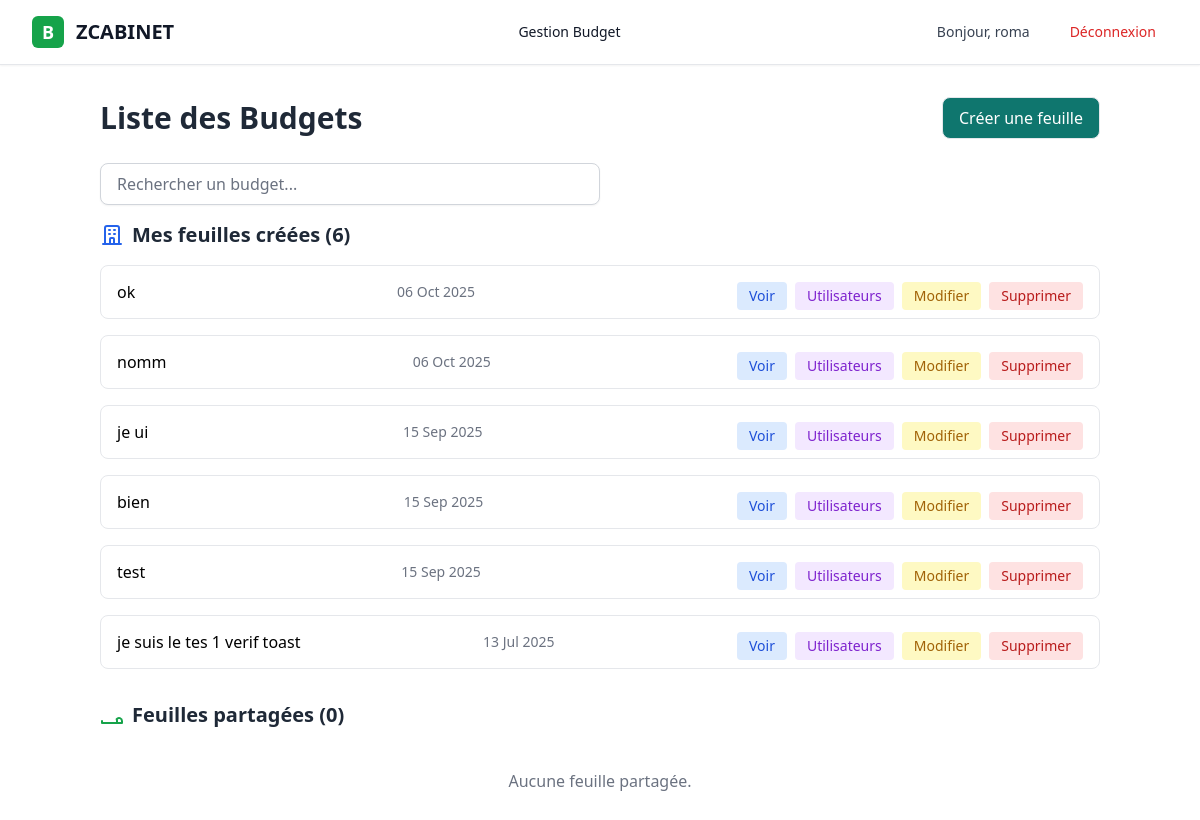
The page /gestions-budget/ (signed in) on the database its author committed.
### gestionbuget/models.py (models this page shows)
class BudgetSheet(models.Model):
    type_currency = (
        ("FCFA", "FCFA"),
        ("USD", "$"),
        ("EUR", "€"),
        ("GBP", "GBP"),
        ("JPY", "JPY"),
        ("CNY", "CNY"),
        ("INR", "INR"),
        ("AUD", "AUD"),
        ("CAD", "CAD"),
        ("CHF", "CHF"),
    )
    pid = models.CharField(max_length=100, unique=True, help_text="Unique identifier for the budget sheet")
    title = models.CharField(max_length=200, unique=True)
    description = models.TextField(blank=True, null=True)
    date_created = models.DateTimeField(auto_now_add=True)
    date_updated = models.DateTimeField(auto_now=True)
    currency = models.CharField(choices=type_currency, default=type_currency[0][0], max_length=10,
                             help_text="Currency type for the budget sheet")
    status = models.BooleanField(default=True)
    user = models.ForeignKey(
        'customuser.Profile',
        on_delete=models.CASCADE,
        related_name='user_budget_sheets'
    )
    class Meta:
        ordering = ['-date_created']
    def __str__(self):
        return self.title

### gestionbuget/views.py (the view)
# urls.py: path('', budget_sheet_list, name='budget_sheet_list'),
@login_required
def budget_sheet_list(request):
    mes_feuilles = request.user.profile.user_budget_sheets.filter(status=True)
    print("Mes feuilles:", mes_feuilles)
    feuilles_partagees_ids = SheetPartener.objects.filter(
        user=request.user.profile
    ).exclude(sheet__user=request.user.profile).values_list('sheet_id', flat=True).distinct()
    feuilles_partagees = BudgetSheet.objects.filter(
        id__in=feuilles_partagees_ids,
        status=True
    )
    print("Feuilles partagées:", feuilles_partagees)
    context = {
        'mes_feuilles': mes_feuilles,
        'feuilles_partagees': feuilles_partagees,
        "form": FormBudgetSheet()
    }
    return render(request, 'gestionbuget/budget_sheet_list.html', context)

### gestionbuget/forms.py
class FormBudgetSheet(forms.ModelForm):
    class Meta:
        model = BudgetSheet
        fields = ["title", "description", "currency"]
        widgets = {
            "title": forms.TextInput(attrs={"class": "mt-1 block w-full border \
                                  border-gray-300 rounded-md shadow-sm focus:ring-blue-500 focus:border-blue-500",
                                            "placeholder": "Entrez le nom du budget", "required": True}),
            "description": forms.Textarea(attrs={"class": "mt-1 block w-full border \
                                  border-gray-300 rounded-md shadow-sm focus:ring-blue-500 focus:border-blue-500", }),
            "currency": forms.Select(attrs={"class": "mt-1 block w-full border \
                                  border-gray-300 rounded-md shadow-sm focus:ring-blue-500 focus:border-blue-500", })
        },

### gestionbuget/templates/gestionbuget/budget_sheet_list.html (shortened to what this page needs)
{% extends "gestionbuget/base.html" %}
{% block content %}
<div x-data="{ search: '', modalOpen: false }"
     @keydown.escape.window="modalOpen = false"
     :class="{ 'z-40': modalOpen }" class="relative w-auto h-auto">
    <div class="max-w-5xl mx-auto py-8 px-3">
        <div class="flex sm:flex-row sm:items-center justify-between items-center mb-6">
            <h1 class="text-lg md:text-3xl font-bold text-gray-800 sm:mb-0">Liste des Budgets</h1>
            <button @click="modalOpen=true" class="px-2 md:px-4 py-2 border rounded-lg bg-teal-700 text-white
            hover:bg-teal-500">Créer une feuille</button>
        </div>
        <div class="mb-4">
            <input
                x-model="search"
                type="text"
                placeholder="Rechercher un budget..."
                class="w-1/2 px-4 py-2 border border-gray-300 rounded-lg shadow-sm focus:outline-none focus:ring-2 focus:ring-blue-400"
            >
        </div>
        <div class="mb-8">
            <h2 class="text-xl font-semibold text-gray-800 mb-4 flex items-center gap-2">
                <svg class="w-6 h-6 text-blue-600" fill="none" stroke="currentColor" viewBox="0 0 24 24">
                    <path stroke-linecap="round" stroke-linejoin="round" stroke-width="2" d="M19 21V5a2 2 0 00-2-2H7a2 2 0 00-2 2v16m14 0h2m-2 0h-5m-9 0H3m2 0h5M9 7h1m-1 4h1m4-4h1m-1 4h1m-5 10v-5a1 1 0 011-1h2a1 1 0 011 1v5m-4 0h4"/>
                </svg>
                Mes feuilles créées ({{ mes_feuilles.count }})
            </h2>
            <div class="grid gap-4" id="list_budget_sheet">
                {% for budget in mes_feuilles %}
                <div x-data="{ modalOpen: false }"
                     @keydown.escape.window="modalOpen = false"
                     :class="{ 'z-40': modalOpen }" class="relative w-auto h-auto">
                    <div class="flex max-sm:flex-col md:justify-between md:items-center border rounded-lg hover:bg-blue-50 transition py-2 gap-1.5 px-4"
                         id="budget-{{ budget.pid }}">
                        <div class="font-medium">{{ budget.title }}</div>
                        <div class="text-sm text-gray-500">{{ budget.date_created|date:"d M Y" }}</div>
                        <div class="mt-2 flex flex-wrap gap-2">
                            <a href="{% url 'gestionbudget:budget_sheet_detail' budget.pid %}" class="inline-block px-3 py-1 bg-blue-100 text-blue-700 rounded hover:bg-blue-200 text-sm">Voir</a>
                            <a href="{% url 'gestionbudget:manage_users' budget.pid %}" class="inline-block px-3 py-1 bg-purple-100 text-purple-700 rounded hover:bg-purple-200 text-sm">Utilisateurs</a>
                            <a href="{% url 'gestionbudget:budget_sheet_detail' budget.pid %}" class="inline-block px-3 py-1 bg-yellow-100 text-yellow-700 rounded hover:bg-yellow-200 text-sm">Modifier</a>
                            <button @click="modalOpen=true"
                                    class="inline-block px-3 py-1 bg-red-100 text-red-700 rounded hover:bg-red-200 text-sm">Supprimer</button>
                        </div>
                    </div>
                </div>
                {% empty %}
                <div class="col-span-4 py-6 text-center text-gray-500">Aucune feuille créée.</div>
                {% endfor %}
            </div>
        </div>
        <div>
            <h2 class="text-xl font-semibold text-gray-800 mb-4 flex items-center gap-2">
                Feuilles partagées ({{ feuilles_partagees.count }})
            </h2>
            <div class="grid gap-4" id="feuilles_partagees_section">
                {% for budget in feuilles_partagees %}
                <div class="flex max-sm:flex-col md:justify-between md:items-center border rounded-lg hover:bg-green-50 transition py-2 gap-1.5 px-4"
                     id="budget-partage-{{ budget.pid }}">
                    <div class="font-medium">{{ budget.title }}</div>
                    <div class="text-sm text-gray-500">{{ budget.date_created|date:"d M Y" }}</div>
                    <div class="text-xs text-green-600 bg-green-100 px-2 py-1 rounded">Partagé</div>
                    <div class="mt-2 flex flex-wrap gap-2">
                        <a href="{% url 'gestionbudget:budget_sheet_detail' budget.pid %}" class="inline-block px-3 py-1 bg-blue-100 text-blue-700 rounded hover:bg-blue-200 text-sm">Voir</a>
                        <a href="{% url 'gestionbudget:demandes_list' budget.pid %}" class="inline-block px-3 py-1 bg-orange-100 text-orange-700 rounded hover:bg-orange-200 text-sm">Demandes</a>
                    </div>
                </div>
                {% empty %}
                <div class="col-span-4 py-6 text-center text-gray-500">Aucune feuille partagée.</div>
                {% endfor %}
            </div>
        </div>
    </div>
</div>
{% endblock content %}

### gestionbuget/templates/gestionbuget/base.html (shortened to what this page needs)
{% load static tailwind_tags django_htmx %}
<!DOCTYPE html>
<html lang="fr">
<head>
    {% tailwind_css %}
</head>
<body x-data>
    <nav class="bg-white shadow-sm border-b border-gray-200 sticky top-0 z-50" x-data="{ mobileMenuOpen: false }">
        <div class="max-w-7xl mx-auto px-4 sm:px-6 lg:px-8">
            <div class="flex justify-between items-center h-16">
                <div class="flex-shrink-0 flex items-center">
                    {% block navbar_logo %}
                    <div class="flex items-center">
                        {% block custom_logo %}
                        <div class="w-8 h-8 bg-green-600 rounded-md flex items-center justify-center mr-3">
                            <span class="text-white font-bold text-lg">B</span>
                        </div>
                        {% endblock %}
                        <span class="font-bold text-xl text-gray-900">{% block site_name %}ZCABINET{% endblock %}</span>
                    </div>
                    {% endblock %}
                </div>
                <div class="hidden md:block">
                    <div class="ml-10 flex items-baseline space-x-4">
                        {% block navbar_menu %}
                        <a href="{% url 'gestionbudget:budget_sheet_list' %}" class="text-gray-900 hover:text-blue-600 px-3 py-2 text-sm font-medium transition-colors">Gestion Budget</a>
                        {% endblock %}
                    </div>
                </div>
                <div class="hidden md:flex items-center space-x-4">
                    {% block navbar_actions %}
                    {% if user.is_authenticated %}
                    <span class="text-gray-700 px-3 py-2 text-sm font-medium">Bonjour, {{ user.username }}</span>
                    <form method="post" action="{% url 'customuser:logout' %}" class="inline">
                        <button type="submit" class="text-red-600 hover:text-red-700 px-3 py-2 text-sm font-medium transition-colors">
                            Déconnexion
                        </button>
                    </form>
                    {% endif %}
                    {% endblock %}
                </div>
            </div>
        </div>
    </nav>
    <main class="" hx-headers='{"x-csrftoken": "{{ csrf_token }}"}'
    x-data="{
            title: 'Default Toast Notification',
            description: '',
            type: 'default',
            position: 'top-right',
            expanded: false,
            popToast (custom){
                let html = '';
                if(typeof custom != 'undefined'){
                    html = custom;
                }
                toast(this.title, { description: this.description, type: this.type, position: this.position, html: html })
            }
        }"
         x-init="
          window.toast = function(message, options = {}){
                let description = '';
                let type = 'default';
                let position = 'top-center';
                let html = '';
                if(typeof options.description != 'undefined') description = options.description;
                if(typeof options.type != 'undefined') type = options.type;
                if(typeof options.position != 'undefined') position = options.position;
                if(typeof options.html != 'undefined') html = options.html;
                window.dispatchEvent(new CustomEvent('toast-show', { detail : { type: type, message: message, description: description, position : position, html: html }}));
            }
        "
        >
        {% block content %}
        {% endblock %}
    </main>
</body>
</html>

### rows shown on the page
BudgetSheet: title "ok", date_created "06 Oct 2025"
BudgetSheet: title "nomm", date_created "06 Oct 2025"
BudgetSheet: title "je ui", date_created "15 Sep 2025"
BudgetSheet: title "bien", date_created "15 Sep 2025"
BudgetSheet: title "test", date_created "15 Sep 2025"
BudgetSheet: title "je suis le tes 1 verif toast", date_created "13 Jul 2025"

### other values the page prints
{{ user.username }} "roma"
{{ mes_feuilles.count }} "6"
{{ feuilles_partagees.count }} "0"
